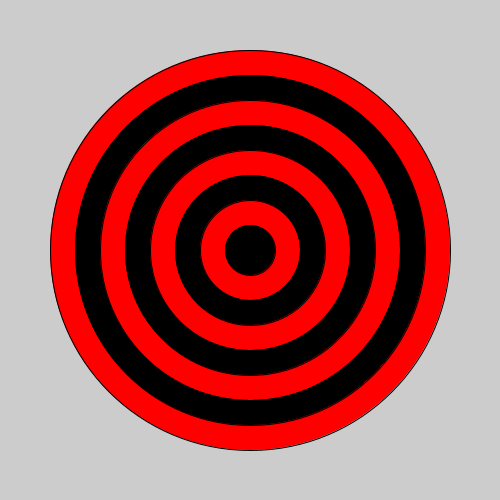
Frame 1 (no input)
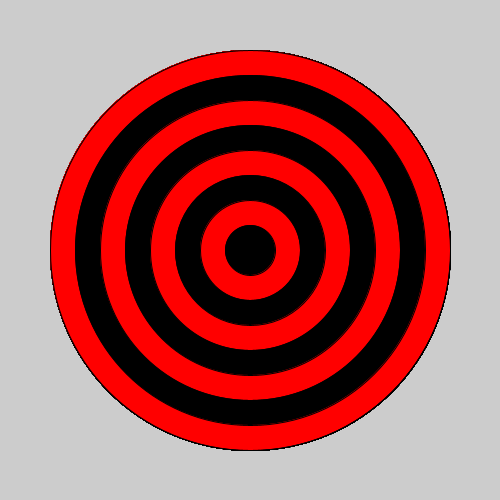
Frame 60 (the mouse pressed at the canvas centre just before this capture)
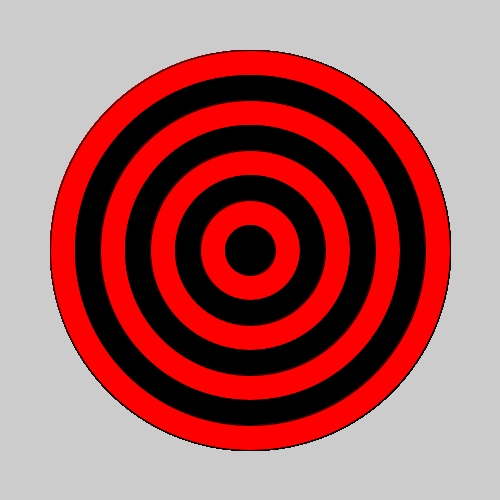
Frame 120 (the mouse held since frame 60 and released just before this capture)

The Processing sketch that drew these frames (run headless with seeded random() and noise(); from frame 60 on, the mouse is pressed at the canvas centre):

// Processing sketch: bullseye
// ── bullseye.pde

void setup() {
 size(500,500);
  // set the size of your sketch
  
}

void draw() {
  
  //Starting with the largest ellipse, use a for loop to draw a bullseye with ellipses.
for(int ellipse = 400; ellipse > 0; ellipse -= 1){
  if(ellipse % 100 == 0){
   fill(500,0,0); 
   ellipse(250,250,ellipse,ellipse);
  }
  if(ellipse % 100 == 50){
    fill(0,0,0);
    ellipse(250,250,ellipse,ellipse);
  }
    
}
  //Use an if statement and modulo to alternate the color of your rings.
  
}
